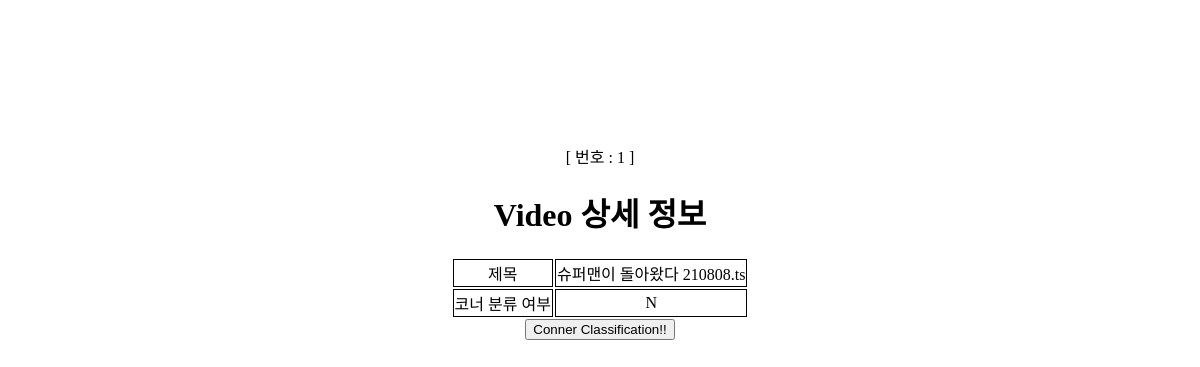
Page /ImageEditor/selectVideo/1 on the earlier database version.
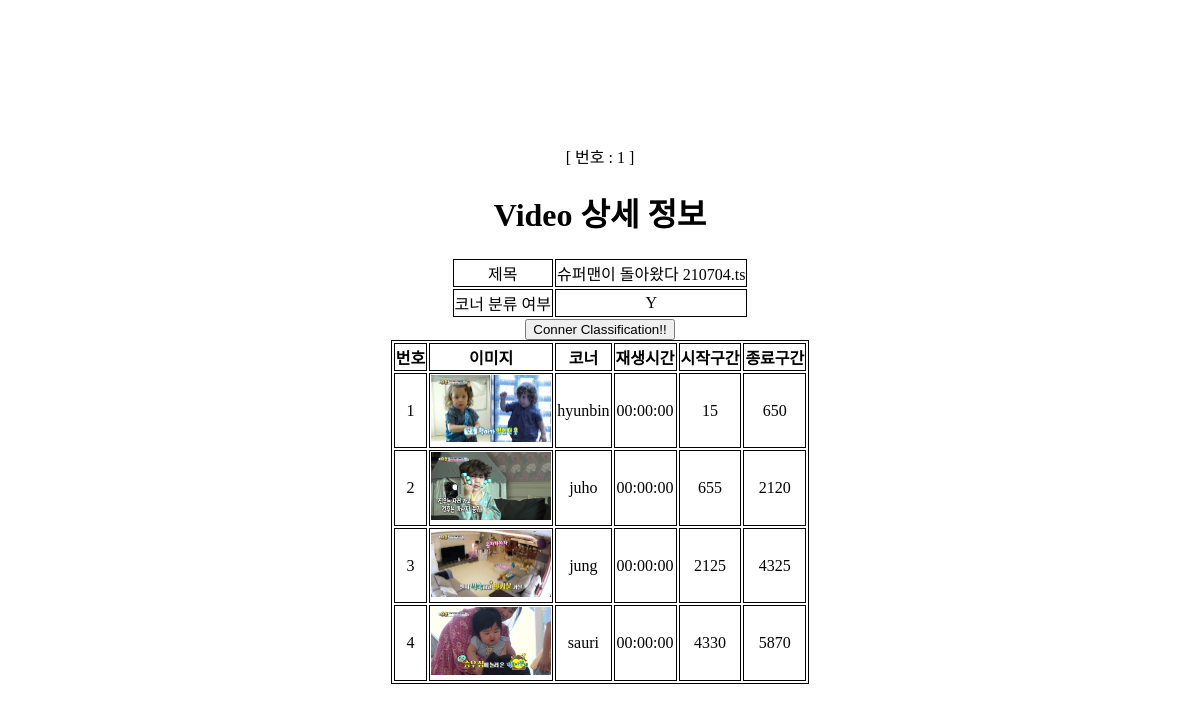
Same page on the later database version.
### ImageEditor/models.py (models this page shows)
class Video(models.Model):
    id = models.BigAutoField(help_text="Video ID", primary_key=True)
    title = models.CharField(help_text="Video Title", max_length=50, blank=False, null=False)
    path = models.CharField(help_text="Video Path", max_length=200, blank=False, null=False)
    conner = models.CharField(help_text="Conner Existence", max_length=5, default="N")

class Conner(models.Model):
    id = models.BigAutoField(help_text="Conner ID", primary_key=True)
    frame_img = models.TextField(help_text="Conner Representative Image", blank=True, null=True)
    video_id = models.IntegerField(help_text="Video_id")
    conner_name = models.CharField(help_text="Conner Name", max_length=50)
    conner_start = models.IntegerField(help_text="Conner Start")
    conner_end = models.IntegerField(help_text="Conner End")

### ImageEditor/views.py (the view)
# urls.py: path('selectVideo/<int:id>', selectVideo, name="selectVideo"),
def selectVideo(request, id):
    video = Video.objects.get(id=id)
    connerList = Conner.objects.filter(video_id=id)
    if video.conner == 'Y':
        context = {'video': video, 'connerList': connerList}
    else:
        context = {'video': video}
    if request.method == "POST":
        conner_result = connerClassification(video)
        print(len(conner_result))
        for i in range(0, len(conner_result)):
            thumbnailMake(video, conner_result.iloc[i, 1])
            thumbnail = "/media/" + os.path.splitext(video.title)[0] + "/" + str(conner_result.iloc[i, 1]) + ".jpg"
            print(thumbnail)
            print(thumbnail)
            conner = Conner(
                frame_img=thumbnail,
                video_id=video.id,
                conner_name=conner_result.iloc[i, 0],
                conner_start=conner_result.iloc[i, 1],
                conner_end=conner_result.iloc[i, 2],
            )
            conner.save()
        video.conner = 'Y'
        video.save()
        context = {'video': video, 'connerList': connerList}
        return render(request, 'ImageEditor/selectVideo.html', context=context)
    else:
        return render(request, 'ImageEditor/selectVideo.html', context=context)

### ImageEditor/templates/ImageEditor/selectVideo.html (shortened to what this page needs)
{% extends 'base.html' %}
{% block content %}
    <div style="border-radius: 1rem; margin: 2rem; text-align: center;">
        <p>[ 번호 : {{ video.id }} ]</p>
        <h1>
            Video 상세 정보
        </h1>
        <table style="text-align:center; margin-left: auto; margin-right: auto;">
               <tr>
                    <td>제목</td>
                    <td>{{ video.title }}<a/></td>
                </tr>
               <tr>
                    <td>코너 분류 여부</td>
                    <td>{{ video.conner }}</td>
               </tr>
        </table>
        <form action="/ImageEditor/selectVideo/{{video.id}}" method="post">
            <div>
                <input type="submit" class="btn btn-primary" value="Conner Classification!!">
            </div>
         </form>
        {% if connerList %}
        <table style="text-align:center;  border:1px solid black;  margin-left: auto; margin-right: auto;">
            <thead>
               <tr>
                   <th>번호</th>
                   <th>이미지</th>
                   <th>코너</th>
                   <th>재생시간</th>
                   <th>시작구간</th>
                   <th>종료구간</th>
               </tr>
            </thead>
            {% for conner in connerList %}
            <tbody>
                <tr>
                    <td>{{ conner.id }}</td>
                    <td><img src="{{ conner.frame_img }}" alt="" width=120/></td>
                    <td>{{ conner.conner_name }}</td>
                    <td> 00:00:00 </td>
                    <td>{{ conner.conner_start }}</td>
                    <td>{{ conner.conner_end }}</td>
                </tr>
            </tbody>
            {% endfor %}
        </table>
        {% endif %}
    </div>
{% endblock %}

### templates/base.html (shortened to what this page needs)
<!DOCTYPE html>
<html lang="en">
{% include 'head.html' %}
<body>
    {% include 'header.html' %}
    {% block content %}
    {% endblock %}
</body>
</html>

### templates/head.html (shortened to what this page needs)
<head>
</head>

### templates/header.html
    <div style="height: 5rem;  border-radius: 1rem; margin: 2rem;">
    </div>

### ImageEditor/templates/ImageEditor/selectVideo.html (style rules this page uses)
th, td { border: 1px solid black; }

Differences in the rows shown:
changed Video id 1: title "슈퍼맨이 돌아왔다 210808.ts" → "슈퍼맨이 돌아왔다 210704.ts"; conner "N" → "Y"
added Conner: id "1", frame_img (picture), conner_name "hyunbin", conner_start "15", conner_end "650"
added Conner: id "2", frame_img (picture), conner_name "juho", conner_start "655", conner_end "2120"
added Conner: id "3", frame_img (picture), conner_name "jung", conner_start "2125", conner_end "4325"
added Conner: id "4", frame_img (picture), conner_name "sauri", conner_start "4330", conner_end "5870"
Other differences:
text now shown: "번호 이미지 코너 재생시간 시작구간 종료구간"
